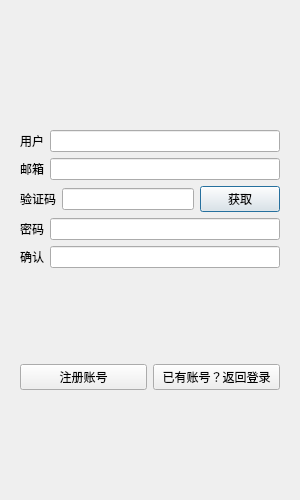
<?xml version="1.0" encoding="UTF-8"?>
<ui version="4.0">
 <class>RegisterDialog</class>
 <widget class="QDialog" name="RegisterDialog">
  <property name="geometry">
   <rect>
    <x>0</x>
    <y>0</y>
    <width>300</width>
    <height>500</height>
   </rect>
  </property>
  <property name="maximumSize">
   <size>
    <width>300</width>
    <height>500</height>
   </size>
  </property>
  <property name="windowTitle">
   <string>Dialog</string>
  </property>
  <layout class="QVBoxLayout" name="verticalLayout">
   <item>
    <widget class="QStackedWidget" name="stackedWidget">
     <property name="currentIndex">
      <number>0</number>
     </property>
     <widget class="QWidget" name="page">
      <layout class="QVBoxLayout" name="verticalLayout_2">
       <item>
        <spacer name="verticalSpacer">
         <property name="orientation">
          <enum>Qt::Orientation::Vertical</enum>
         </property>
         <property name="sizeHint" stdset="0">
          <size>
           <width>20</width>
           <height>59</height>
          </size>
         </property>
        </spacer>
       </item>
       <item>
        <layout class="QHBoxLayout" name="horizontalLayout_7">
         <item>
          <widget class="QLabel" name="tip_label">
           <property name="text">
            <string/>
           </property>
           <property name="alignment">
            <set>Qt::AlignmentFlag::AlignCenter</set>
           </property>
          </widget>
         </item>
        </layout>
       </item>
       <item>
        <layout class="QHBoxLayout" name="horizontalLayout">
         <item>
          <widget class="QLabel" name="user_label">
           <property name="text">
            <string>用户</string>
           </property>
          </widget>
         </item>
         <item>
          <widget class="QLineEdit" name="user_edit"/>
         </item>
        </layout>
       </item>
       <item>
        <layout class="QHBoxLayout" name="horizontalLayout_2">
         <item>
          <widget class="QLabel" name="email_label">
           <property name="text">
            <string>邮箱</string>
           </property>
          </widget>
         </item>
         <item>
          <widget class="QLineEdit" name="email_edit"/>
         </item>
        </layout>
       </item>
       <item>
        <layout class="QHBoxLayout" name="horizontalLayout_5">
         <item>
          <widget class="QLabel" name="code_label">
           <property name="text">
            <string>验证码</string>
           </property>
          </widget>
         </item>
         <item>
          <widget class="QLineEdit" name="code_edit"/>
         </item>
         <item>
          <widget class="TimerButton" name="get_code_button">
           <property name="text">
            <string>获取</string>
           </property>
          </widget>
         </item>
        </layout>
       </item>
       <item>
        <layout class="QHBoxLayout" name="horizontalLayout_3">
         <item>
          <widget class="QLabel" name="password_label">
           <property name="text">
            <string>密码</string>
           </property>
          </widget>
         </item>
         <item>
          <widget class="QLineEdit" name="password_edit"/>
         </item>
        </layout>
       </item>
       <item>
        <layout class="QHBoxLayout" name="horizontalLayout_4">
         <item>
          <widget class="QLabel" name="confirm_label">
           <property name="text">
            <string>确认</string>
           </property>
          </widget>
         </item>
         <item>
          <widget class="QLineEdit" name="confirm_edit"/>
         </item>
        </layout>
       </item>
       <item>
        <spacer name="verticalSpacer_2">
         <property name="orientation">
          <enum>Qt::Orientation::Vertical</enum>
         </property>
         <property name="sizeHint" stdset="0">
          <size>
           <width>20</width>
           <height>60</height>
          </size>
         </property>
        </spacer>
       </item>
       <item>
        <layout class="QHBoxLayout" name="horizontalLayout_6">
         <item>
          <widget class="QPushButton" name="confirm_button">
           <property name="text">
            <string>注册账号</string>
           </property>
          </widget>
         </item>
         <item>
          <widget class="QPushButton" name="cancel_button">
           <property name="text">
            <string>已有账号？返回登录</string>
           </property>
          </widget>
         </item>
        </layout>
       </item>
       <item>
        <spacer name="verticalSpacer_3">
         <property name="orientation">
          <enum>Qt::Orientation::Vertical</enum>
         </property>
         <property name="sizeHint" stdset="0">
          <size>
           <width>20</width>
           <height>40</height>
          </size>
         </property>
        </spacer>
       </item>
      </layout>
     </widget>
     <widget class="QWidget" name="page_2">
      <layout class="QGridLayout" name="gridLayout">
       <item row="0" column="0">
        <layout class="QVBoxLayout" name="verticalLayout_3">
         <property name="leftMargin">
          <number>5</number>
         </property>
         <property name="topMargin">
          <number>5</number>
         </property>
         <property name="rightMargin">
          <number>5</number>
         </property>
         <property name="bottomMargin">
          <number>5</number>
         </property>
         <item>
          <spacer name="verticalSpacer_6">
           <property name="orientation">
            <enum>Qt::Orientation::Vertical</enum>
           </property>
           <property name="sizeHint" stdset="0">
            <size>
             <width>20</width>
             <height>40</height>
            </size>
           </property>
          </spacer>
         </item>
         <item>
          <layout class="QHBoxLayout" name="horizontalLayout_10">
           <item>
            <widget class="QLabel" name="switch_tip_label">
             <property name="text">
              <string>注册成功，5秒后自动返回登录</string>
             </property>
             <property name="alignment">
              <set>Qt::AlignmentFlag::AlignCenter</set>
             </property>
            </widget>
           </item>
          </layout>
         </item>
         <item>
          <spacer name="verticalSpacer_4">
           <property name="orientation">
            <enum>Qt::Orientation::Vertical</enum>
           </property>
           <property name="sizeHint" stdset="0">
            <size>
             <width>20</width>
             <height>40</height>
            </size>
           </property>
          </spacer>
         </item>
         <item>
          <layout class="QHBoxLayout" name="horizontalLayout_9">
           <item>
            <spacer name="horizontalSpacer">
             <property name="orientation">
              <enum>Qt::Orientation::Horizontal</enum>
             </property>
             <property name="sizeHint" stdset="0">
              <size>
               <width>40</width>
               <height>20</height>
              </size>
             </property>
            </spacer>
           </item>
           <item>
            <widget class="QPushButton" name="back_login_button">
             <property name="text">
              <string>返回登录</string>
             </property>
            </widget>
           </item>
           <item>
            <spacer name="horizontalSpacer_2">
             <property name="orientation">
              <enum>Qt::Orientation::Horizontal</enum>
             </property>
             <property name="sizeHint" stdset="0">
              <size>
               <width>40</width>
               <height>20</height>
              </size>
             </property>
            </spacer>
           </item>
          </layout>
         </item>
         <item>
          <spacer name="verticalSpacer_5">
           <property name="orientation">
            <enum>Qt::Orientation::Vertical</enum>
           </property>
           <property name="sizeHint" stdset="0">
            <size>
             <width>20</width>
             <height>40</height>
            </size>
           </property>
          </spacer>
         </item>
        </layout>
       </item>
      </layout>
     </widget>
    </widget>
   </item>
  </layout>
 </widget>
 <customwidgets>
  <customwidget>
   <class>TimerButton</class>
   <extends>QPushButton</extends>
   <header>timerbutton.h</header>
  </customwidget>
 </customwidgets>
 <resources/>
 <connections/>
</ui>
